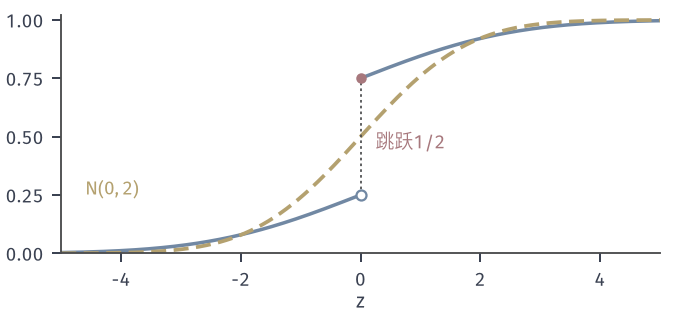

Reproduce this figure in Python.
from pathlib import Path
import sys
HERE = Path(__file__).resolve().parent
sys.path.insert(0, str(HERE.parent/"rvt-common"))
from rvt_fig import *
# X ~ N(0,1), S = +-1 independent, Y = S X: CDF of X+Y = 1/2 1{z>=0} + 1/2 Phi(z/2) vs N(0,2).
fig, ax = figure(width_mm=96, height_mm=46)
panel(fig, left=.09, right=.97, bottom=.22, top=.95)
zl = np.linspace(-5, 0, 200); zr = np.linspace(0, 5, 200)
ax.plot(zl, .5*Phi(zl/2), color=BLUE, lw=1.4); ax.plot(zr, .5+.5*Phi(zr/2), color=BLUE, lw=1.4)
z = np.linspace(-5, 5, 400); ax.plot(z, Phi(z/np.sqrt(2)), color=YELLOW, lw=1.5, ls=DASH)
ax.plot([0, 0], [.25, .75], color=STROKE, lw=.7, ls=DOT)
ax.plot([0], [.25], 'o', ms=4, mfc='white', mec=BLUE, mew=.9, zorder=6); dot(ax, 0, .75, RED)
lab(ax, .25, .45, '跳跃1/2', RED, ha='left'); lab(ax, -4.6, .25, '$\\mathcal{N}(0,2)$', YELLOW)
ax.set_xlim(-5, 5); ax.set_ylim(0, 1.02); ax.set_yticks([0, .25, .5, .75, 1]); axlab(ax, '$z$')
save(fig, HERE, 'figure', {'atom': .5})
